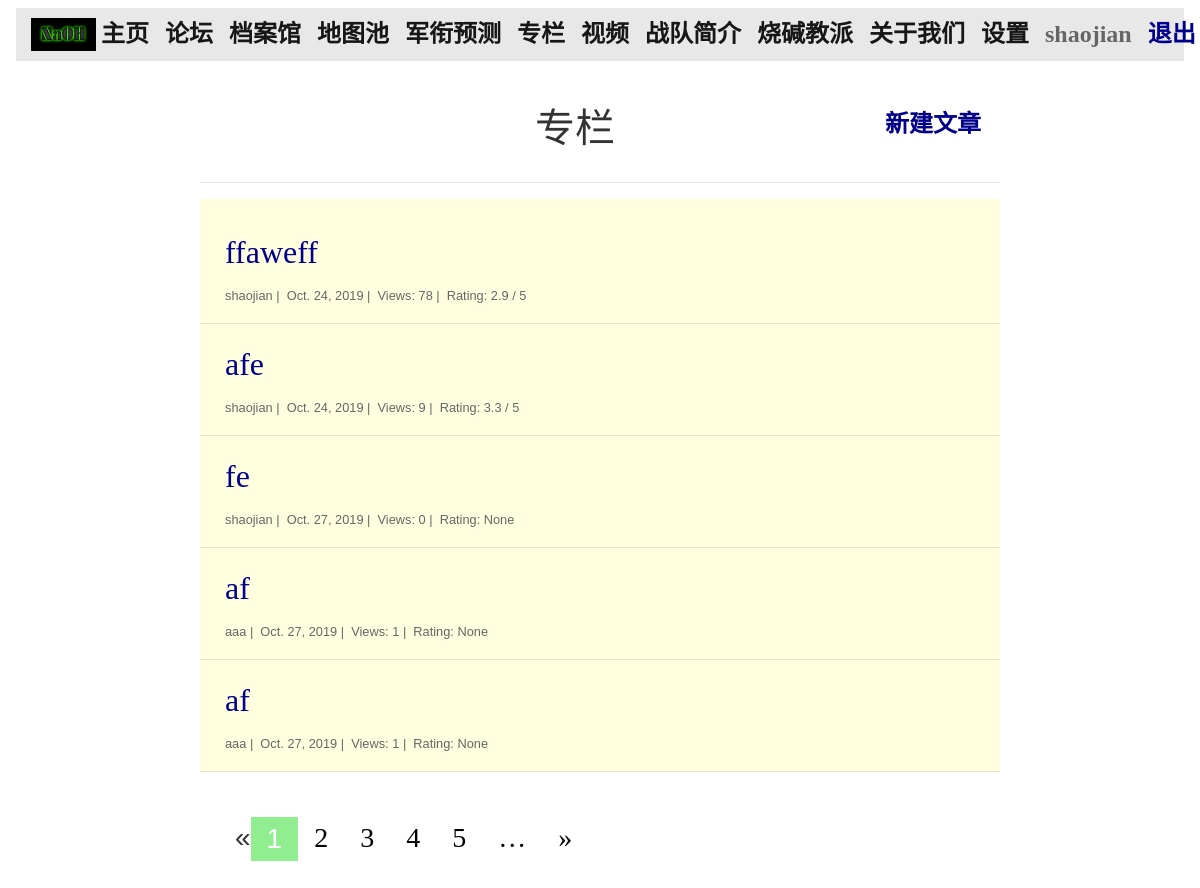
Page /essays/view/ (signed in) on the earlier database version.
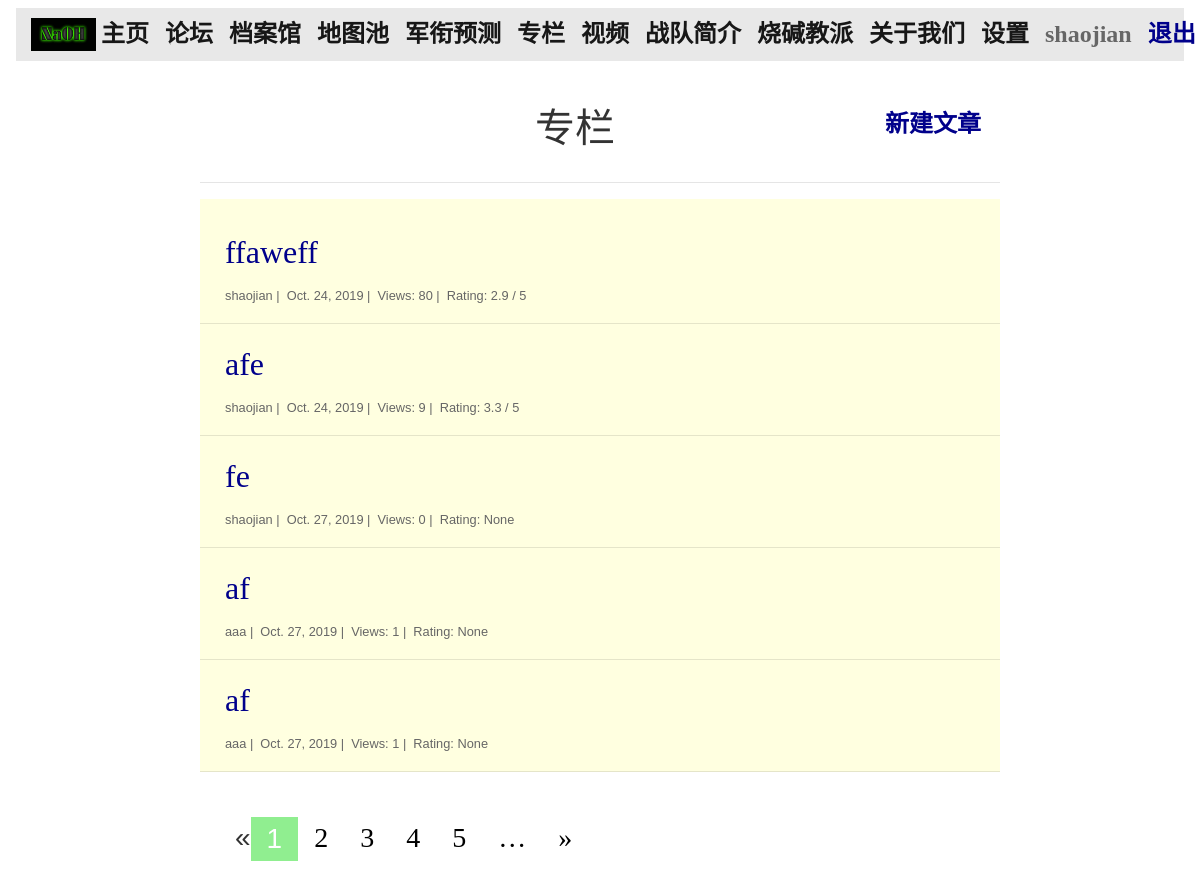
Same page on the later database version.
### essays/models.py (models this page shows)
class Post(models.Model):
    user = models.ForeignKey(User, on_delete=models.CASCADE)
    title = models.CharField(max_length=128)
    body = models.CharField(max_length=4000)
    created_on = models.DateTimeField(auto_now_add=True)
    count = models.IntegerField(default=0)
    rate = models.FloatField(default=0)
    rate_total = models.FloatField(default=0)
    rate_num = models.IntegerField(default=0)

### essays/views.py (the view)
# urls.py: path("view/", views.view_essays, name="view_essays"),
def view_essays(request):
    language = select_language(request)
    posts = Post.objects.all()
    post_list = Post.objects.all()
    paginator = Paginator(post_list, 5) # Show 25 contacts per page
    page = request.GET.get('page')
    posts = paginator.get_page(page)
    context = {
        "posts": posts,
        'language': language
    }
    return render(request, "view_essays.html", context)

### essays/views.py (called while the page is built)
def select_language(request):
    language = 'English'
    if request.user.is_authenticated:
        if request.session.get(request.user.username, None) == None:
            request.session[request.user.username] = 'Chinese'
        language = request.session[request.user.username]
    return language

### essays/templates/view_essays.html (shortened to what this page needs)
{% extends "base.html" %}
{% block page_content %}
{% load static %}
<br>
<div style="width: 800px; margin: 0 auto;">
<div>
{% if user.is_authenticated %}
  {% if language == "Chinese" %}
      <div class="row">
        <h1 style="margin-left: 350px; margin-right: 270px;">专栏</h1>
        {% if user.is_authenticated %}
            <a style="color: #00008B;" class="navbar-brand" href="{% url 'post_essay' %}">新建文章</a>
        {% else %}
            <a style="color: #00008B;" class="navbar-brand" href="{% url 'login' %}">登录发帖</a>
        {% endif %}
    </div>
  {% endif %}
{% endif %}
</div>
<hr>
<div style="background: lightyellow;">
<br>
{% for post in posts %}
    <h2 style="width: 700px;word-wrap: break-word;
    white-space: normal;margin-left: 25px; margin-right: 25px;" ><a style="color: #00008B;" href="{% url 'essay_details' post.pk%}">{{ post.title }}</a></h2>
    <small style="margin-left: 25px; margin-right: 25px;">
        {{ post.user }} |&nbsp;
        {{ post.created_on.date }} |&nbsp;
        Views: {{ post.count }} |&nbsp;
        {% ifequal post.rate 0 %}
        Rating: None
        {% else %}
        Rating: {{ post.rate }} / 5
        {% endifequal %}
    </small>
    <hr>
{% endfor %}
</div>
</div>
<br>
<div style="width: 800px; margin: 0 auto;">
{% if posts.has_other_pages %}
  <ul class="pagination" style="margin-left: 35px;">
    {% if posts.has_previous %}
     <h3> <li><a href="?page={{ posts.previous_page_number }}">&laquo;</a></li></h3>
    {% else %}
      <h3><li class="disabled"><span>&laquo;</span></li></h3>
    {% endif %}
    {% for i in posts.paginator.page_range %}
        {% if posts.number == i %}
            <h3><li class="active"><span>{{ i }}</span></li></h3>
        {% elif i > posts.number|add:'-5' and i < posts.number|add:'5' %}
            <h3><li><a href="?page={{ i }}">{{ i }}</a></li></h3>
        {% endif %}
    {% endfor %}
    {% if posts.paginator.num_pages > posts.number|add:'4' %}
        <h3><li><a href="?page={{ posts.number|add:'5' }}">&hellip;</a></li></h3>
    {% endif %}
    {% if posts.has_next %}
       <h3><li><a href="?page={{ posts.next_page_number }}">&raquo;</a></li></h3>
    {% else %}
       <h3><li class="disabled"><span>&raquo;</span></li></h3>
    {% endif %}
  </ul>
{% endif %}
</div>
<br>
{% endblock %}

Differences in the rows shown:
changed Post "ffaweff": count "78" → "80"
